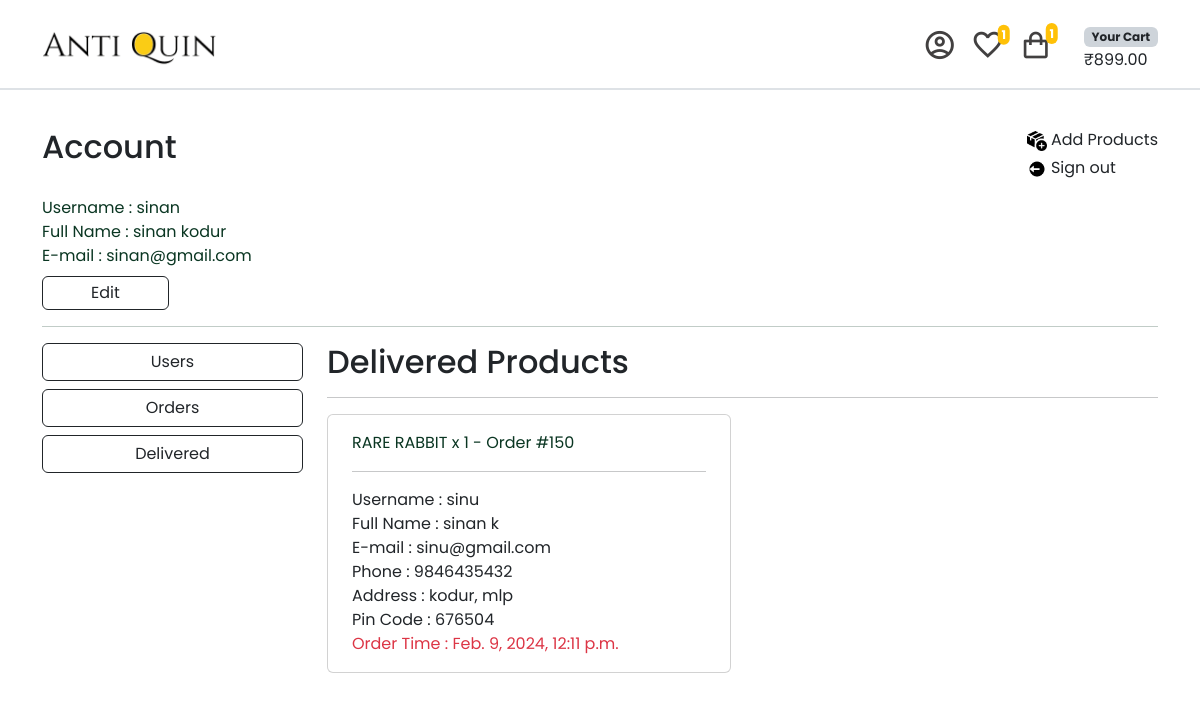
Page /account/delivered/ (signed in) on the earlier database version.
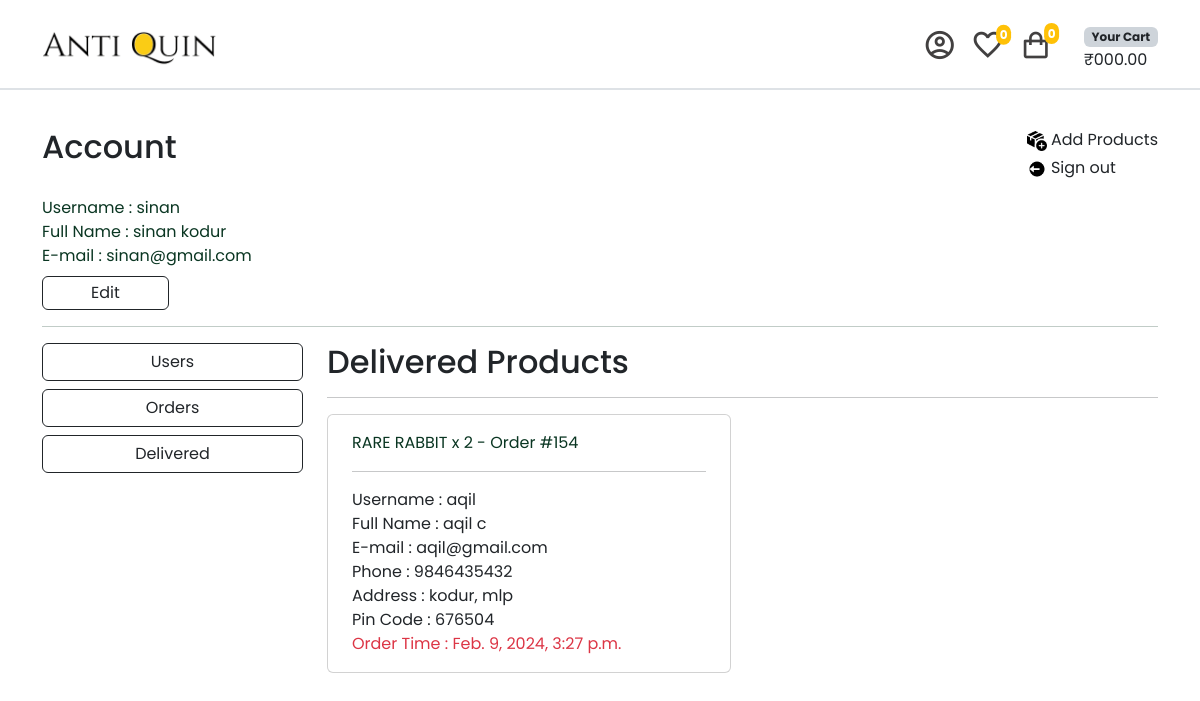
Same page on the later database version.
### order/models.py (models this page shows, shortened)
class OrderItem(models.Model):
    order = models.ForeignKey(Order, on_delete=models.CASCADE)
    product = models.ForeignKey(Product, on_delete=models.CASCADE)
    quantity = models.PositiveIntegerField()
    price = models.DecimalField(max_digits=10, decimal_places=2)
    subtotal = models.DecimalField(max_digits=10, decimal_places=2, blank=True, null=True)
    def __str__(self):
        return f"{self.product.name} x {self.quantity} - Order #{self.order.id}"

class Order(models.Model):
    ORDERED = 'ordered'
    DISPATCHED = 'dispatched'
    DELIVERED = 'delivered'
    STATUS_CHOICES = (
        (ORDERED, 'Ordered'),
        (DISPATCHED, 'Dispatched'),
        (DELIVERED, 'Delivered')
    )
    user = models.ForeignKey(User, on_delete=models.CASCADE)
    first_name = models.CharField(max_length=100)
    last_name = models.CharField(max_length=100)
    email = models.EmailField(blank=True, null=True)
    address = models.TextField()
    pincode = models.IntegerField()
    place = models.CharField(max_length=100)
    phone = models.IntegerField()
    created_at = models.DateTimeField(auto_now_add=True)
    is_cancelled = models.BooleanField(default=False)
    is_delivered = models.BooleanField(default=False)
    paid = models.BooleanField(default=False)
    paid_amount = models.IntegerField(blank=True, null=True)
    status = models.CharField(max_length=20, choices=STATUS_CHOICES, default=ORDERED)

### item/models.py (models this page shows, shortened)
class Product(models.Model):
    category = models.ForeignKey(Category, related_name='items', on_delete=models.CASCADE)
    name = models.CharField(max_length=255)
    description = models.CharField(max_length=255, null=True, blank=True)
    price = models.DecimalField(max_digits=10, decimal_places=2)
    image = models.ImageField(null=True, blank=True, upload_to="images/")
    is_sold = models.BooleanField(default=False)
    quantity = models.PositiveIntegerField(default=1)
    created_by = models.ForeignKey(User, related_name='items', on_delete=models.CASCADE)
    created_at = models.DateTimeField(auto_now_add=True)
    class Meta:
        verbose_name_plural = 'Products'
        ordering = ('created_at',)

### account/views.py (the view)
# urls.py: path('delivered/',views.delivered, name='delivered'),
@login_required
def delivered(request):
    orders = Order.objects.filter(is_delivered=True)
    context = get_common_context(request.user)
    context.update({'orders': orders})
    return render(request, 'account/delivered.html', context)

### account/views.py (called while the page is built)
def get_common_context(user):
    categories = Category.objects.all()
    products = Product.objects.all()
    user_cart, created = Cart.objects.get_or_create(user=user)
    cart_items = CartItem.objects.filter(cart=user_cart)
    product_count = cart_items.count()
    total = sum(item.product.price * item.quantity for item in cart_items)
    favourites = Favourite.objects.filter(user=user)
    fav_count = favourites.count()
    return {
        'categories': categories,
        'products': products,
        'total': total,
        'product_count': product_count,
        'fav_count': fav_count,
    }

### account/templates/account/delivered.html (shortened to what this page needs)
{% extends "account/profile.html" %}
{% block admin %}
{% if user.is_staff %}
<div class="col-lg-9 col-md-8 col-12">
    <h2>Delivered Products</h2>
    <hr>
    <div class="row">
        {% if orders %}
        {% for order in orders %}
            <div class="col-lg-6 col-md-6">
                <div class="card p-4 pt-3 pb-3 mb-3">
                    <span class="text-success-emphasis">
                        {% for order_item in order.orderitem_set.all %}
                            {{ order_item }}
                            <br>
                        {% endfor %}
                    </span>
                    <hr>
                    Username : {{ order.user.username }} <br>
                    Full Name : {{ order.first_name }} {{ order.last_name }} <br>
                    E-mail : {{ order.user.email }} <br>
                    Phone : {{ order.phone }} <br>
                    Address : {{ order.address }}, {{ order.place }} <br>
                    Pin Code : {{ order.pincode }} <br>
                    <span class="text-danger">Order Time : {{ order.created_at }}</span>
                </div>
            </div>
        {% endfor %}
        {% else %}
        <p class="text-center text-body-tertiary">
            Delivered products are shown in here!
        </p>
        {% endif %}
    </div>
</div>
{% endif %}
{% endblock admin %}

Differences in the rows shown:
removed Order: user.username "sinu", first_name "sinan", last_name "k", user.email "sinu@gmail.com", phone "9846435432", address "kodur", place "mlp", pincode "676504", created_at "Feb. 9, 2024, 12:11 p.m."
removed OrderItem: product+quantity+order "RARE RABBIT x 1 - Order #150", shown under "sinu"
added Order: user.username "aqil", first_name "aqil", last_name "c", user.email "aqil@gmail.com", phone "9846435432", address "kodur", place "mlp", pincode "676504", created_at "Feb. 9, 2024, 3:27 p.m."
added OrderItem: product+quantity+order "RARE RABBIT x 2 - Order #154", shown under "aqil"
Other differences:
{{ fav_count }}: "1" → (not shown)
{{ product_count }}: "1" → (not shown)
{{ total }}: "899.00" → (not shown)
text now shown: "0 0 ₹000.00"
